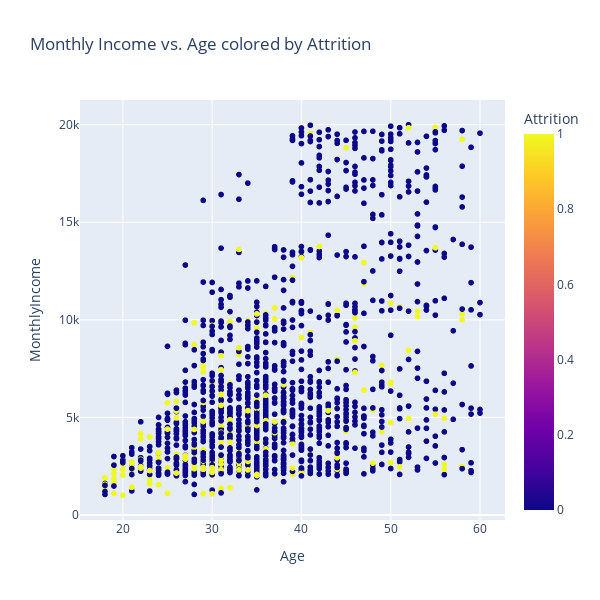

Notebook code cell kept with this figure:
### Markdown cell above
### Monthly Income vs. Age colored by Attrition:

### Code cell
# Monthly Income vs. Age colored by Attrition
hover_data_cols = [col for col in data.columns if col.startswith('JobRole') or col.startswith('Department')]
fig = px.scatter(data, x='Age', y='MonthlyIncome', color='Attrition', title='Monthly Income vs. Age colored by Attrition', hover_data=hover_data_cols)
fig.update_layout(width=600, height=600)
fig.show()

### Figure 1 — Plotly figure (JSON) as saved in the notebook; plotly's stock layout.template omitted (floating-point values rounded to 4 significant figures; data arrays with more than 128 entries replaced by an {"elided": "..."} marker saying what was removed)
{"data": [{"customdata": {"elided": "1470x10 int values"}, "hovertemplate": "Age=%{x}<br>MonthlyIncome=%{y}<br>Department_Research & Development=%{customdata[0]}<br>Department_Sales=%{customdata[1]}<br>JobRole_Human Resources=%{customdata[2]}<br>JobRole_Laboratory Technician=%{customdata[3]}<br>JobRole_Manager=%{customdata[4]}<br>JobRole_Manufacturing Director=%{customdata[5]}<br>JobRole_Research Director=%{customdata[6]}<br>JobRole_Research Scientist=%{customdata[7]}<br>JobRole_Sales Executive=%{customdata[8]}<br>JobRole_Sales Representative=%{customdata[9]}<br>Attrition=%{marker.color}<extra></extra>", "legendgroup": "", "marker": {"color": {"elided": "1470 int values"}, "coloraxis": "coloraxis", "symbol": "circle"}, "mode": "markers", "name": "", "showlegend": false, "type": "scattergl", "x": {"elided": "1470 int values"}, "xaxis": "x", "y": {"elided": "1470 int values"}, "yaxis": "y"}], "layout": {"coloraxis": {"colorbar": {"title": {"text": "Attrition"}}, "colorscale": [[0, "#0d0887"], [0.1111, "#46039f"], [0.2222, "#7201a8"], [0.3333, "#9c179e"], [0.4444, "#bd3786"], [0.5556, "#d8576b"], [0.6667, "#ed7953"], [0.7778, "#fb9f3a"], [0.8889, "#fdca26"], [1, "#f0f921"]]}, "height": 600, "legend": {"tracegroupgap": 0}, "title": {"text": "Monthly Income vs. Age colored by Attrition"}, "width": 600, "xaxis": {"anchor": "y", "autorange": true, "domain": [0, 1], "range": [15.2, 62.8], "title": {"text": "Age"}, "type": "linear"}, "yaxis": {"anchor": "x", "autorange": true, "domain": [0, 1], "range": [-259.6, 21270.0], "title": {"text": "MonthlyIncome"}, "type": "linear"}}}
